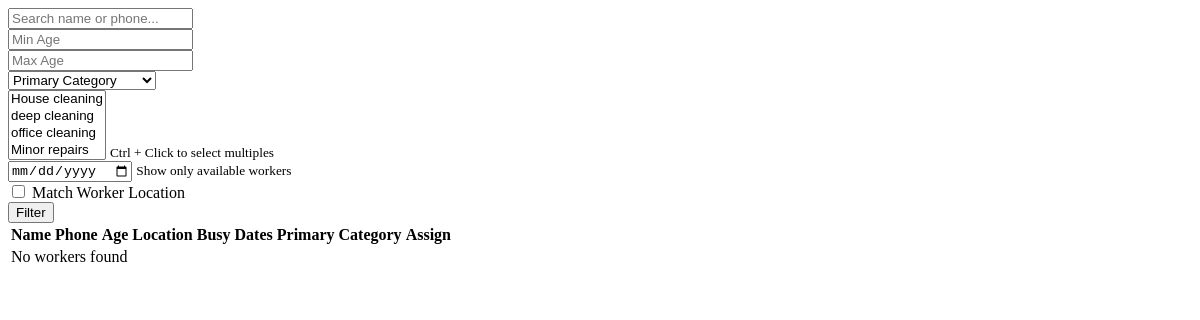
/dashboard/tasks/assign-workers/ (signed in), run on an earlier commit of the app's database.
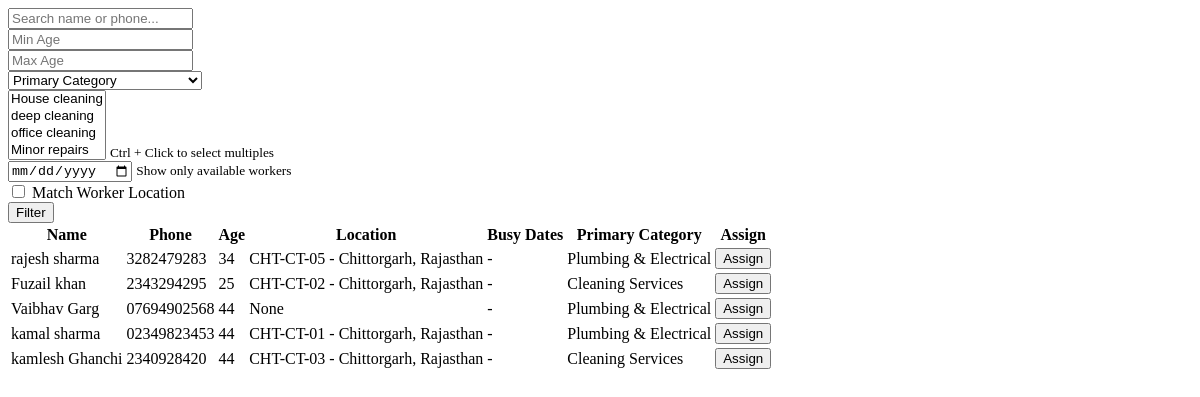
And on a later commit of the database.
### apps/workers/models.py (models this page shows, shortened)
class Worker(models.Model):
    id = models.CharField(
        primary_key=True,
        max_length=25,     # safe for 20-char IDs
        editable=False,
        unique=True
    )
    VERIFICATION_STATUS = (
        ('verified', 'Verified'),
        ('rejected', 'Rejected'),
        ('under_review', 'Under Review'),
        ('pending', 'Pending'),
    )
    name = models.CharField(max_length=200)
    phone = models.CharField(max_length=15)
    whatsapp_no = models.CharField(max_length=15, blank=True, null=True)
    age = models.IntegerField(blank=True, null=True)
    aadhar_no = models.CharField(max_length=12, unique=True, blank=True, null=True)
    primary_category = models.ForeignKey(
        Category,
        on_delete=models.SET_NULL,
        null=True,
        related_name='primary_workers'
    )
    secondary_categories = models.ManyToManyField(
        Category,
        blank=True,
        related_name='secondary_workers'
    )
    location = models.ForeignKey(
        Location,
        on_delete=models.SET_NULL,
        null=True,
        blank=True
    )
    geo_location_link = models.URLField(blank=True, null=True)
    last_working_at = models.DateTimeField(blank=True, null=True)
    task_id_lst = models.TextField(blank=True, null=True)
    busy_dates = models.TextField(blank=True, null=True)
    ranking_score = models.DecimalField(max_digits=5, decimal_places=2, default=0)
    verification_status = models.CharField(
        max_length=20,
        choices=VERIFICATION_STATUS,
        default='pending'
    )
    aadhar_img_front = models.ImageField(upload_to='workers/aadhar/', blank=True, null=True)
    aadhar_img_back = models.ImageField(upload_to='workers/aadhar/', blank=True, null=True)
    selfie_img = models.ImageField(upload_to='workers/selfies/', blank=True, null=True)
    created_at = models.DateTimeField(auto_now_add=True)
    updated_at = models.DateTimeField(auto_now=True)
    class Meta:
        db_table = 'workers'
        ordering = ['-ranking_score', 'name']

### apps/locations/models.py (models this page shows, shortened)
class Location(models.Model):
    id = models.CharField(
        primary_key=True,
        max_length=25,
        editable=False,
        unique=True
    )
    area_code = models.CharField(max_length=50, unique=True, db_index=True)
    pincode = models.CharField(max_length=10)
    street_address = models.TextField(blank=True, null=True)
    city = models.CharField(max_length=100)
    state = models.CharField(max_length=100)
    geo_latitude = models.FloatField(blank=True, null=True)
    geo_longitude = models.FloatField(blank=True, null=True)
    created_at = models.DateTimeField(auto_now_add=True)
    updated_at = models.DateTimeField(auto_now=True)
    class Meta:
        db_table = 'locations'
        ordering = ['city', 'area_code']
    def __str__(self):
        return f"{self.area_code} - {self.city}, {self.state}"

### apps/categories/models.py (models this page shows, shortened)
class Category(models.Model):
    id = models.CharField(
        primary_key=True,
        max_length=25,
        editable=False,
        unique=True
    )
    name = models.CharField(max_length=200)
    code = models.CharField(max_length=50, unique=True)
    category_type = models.CharField(
        max_length=20,
        choices=(('primary', 'Primary Category'), ('subcategory', 'Subcategory')),
        default='primary'
    )
    priority = models.IntegerField(default=0)
    parent = models.ForeignKey(
        'self',
        on_delete=models.CASCADE,
        null=True,
        blank=True,
        related_name='subcategories',
        limit_choices_to={'category_type': 'primary'}
    )
    created_at = models.DateTimeField(auto_now_add=True)
    updated_at = models.DateTimeField(auto_now=True)
    class Meta:
        db_table = 'categories'
        ordering = ['priority', 'name']

### apps/dashboard/views.py (the view, shortened to what this page needs)
# urls.py: path("tasks/assign-workers/", views.assign_worker_popup, name="assign_worker_popup"),
@login_required(login_url='dashboard:login')
def assign_worker_popup(request):
    categories = Category.objects.all()
    workers = Worker.objects.all()
    return render(request, "dashboard/assign_worker_model.html", {
        "categories": categories,
        "workers": workers,
    })

### templates/dashboard/assign_worker_model.html (shortened to what this page needs)
<div class="row mb-3">
    <div class="col-md-4">
        <input class="form-control" id="filter-name" placeholder="Search name or phone...">
    </div>
    <div class="col-md-2">
        <input class="form-control" id="filter-age-min" placeholder="Min Age">
    </div>
    <div class="col-md-2">
        <input class="form-control" id="filter-age-max" placeholder="Max Age">
    </div>
    <div class="col-md-4 mt-2">
        <select class="form-control" id="filter-category">
            <option value="">Primary Category</option>
        </select>
    </div>
    <div class="col-md-6 mt-2">
        <select class="form-control" id="filter-subcategory" multiple>
            {% for c in categories %}
                {% if c.category_type == 'subcategory' %}
                <option value="{{ c.id }}">{{ c.name }}</option>
                {% endif %}
            {% endfor %}
        </select>
        <small>Ctrl + Click to select multiples</small>
    </div>
    <div class="col-md-6 mt-2">
        <input type="date" class="form-control" id="filter-date">
        <small class="text-muted">Show only available workers</small>
    </div>
    <div class="col-md-4 mt-2 d-flex align-items-center">
        <input type="checkbox" id="filter-location" class="form-check-input me-2">
        <label>Match Worker Location</label>
    </div>
    <div class="col-md-2 mt-2">
        <button class="btn btn-primary w-100" id="filter-btn">Filter</button>
    </div>
</div>
<div id="worker-table-container">
    {% include 'dashboard/assign_worker_table.html' %}
</div>

### templates/dashboard/assign_worker_table.html
<table class="table table-hover table-bordered">
    <thead>
        <tr>
            <th>Name</th>
            <th>Phone</th>
            <th>Age</th>
            <th>Location</th>
            <th>Busy Dates</th>
            <th>Primary Category</th>
            <th>Assign</th>
        </tr>
    </thead>
    <tbody>
    {% for w in workers %}
        <tr>
            <td>{{ w.name }}</td>
            <td>{{ w.phone }}</td>
            <td>{{ w.age }}</td>
            <td>{{ w.location }}</td>
            <td>{{ w.busy_dates|default:"-" }}</td>
            <td>{{ w.primary_category.name }}</td>
            <td>
                <button class="btn btn-success assign-worker"
                        data-id="{{ w.id }}"
                        data-name="{{ w.name }}"
                        data-phone="{{ w.phone }}"
                        data-category="{{ w.primary_category.name }}">
                    Assign
                </button>
            </td>
        </tr>
    {% empty %}
        <tr>
            <td colspan="7" class="text-center">No workers found</td>
        </tr>
    {% endfor %}
    </tbody>
</table>

What changed in the data, as far as the page shows it:
added Worker: name "rajesh sharma", phone "3282479283", age "34", location "CHT-CT-05 - Chittorgarh, Rajasthan", busy_dates "-", primary_category.name "Plumbing & Electrical"
added Worker: name "Fuzail khan", phone "2343294295", age "25", location "CHT-CT-02 - Chittorgarh, Rajasthan", busy_dates "-", primary_category.name "Cleaning Services"
added Worker: name "Vaibhav Garg", phone "07694902568", age "44", location "None", busy_dates "-", primary_category.name "Plumbing & Electrical"
added Worker: name "kamal sharma", phone "02349823453", age "44", location "CHT-CT-01 - Chittorgarh, Rajasthan", busy_dates "-", primary_category.name "Plumbing & Electrical"
added Worker: name "kamlesh Ghanchi", phone "2340928420", age "44", location "CHT-CT-03 - Chittorgarh, Rajasthan", busy_dates "-", primary_category.name "Cleaning Services"
Also different on the page:
text no longer shown: "No workers found"
